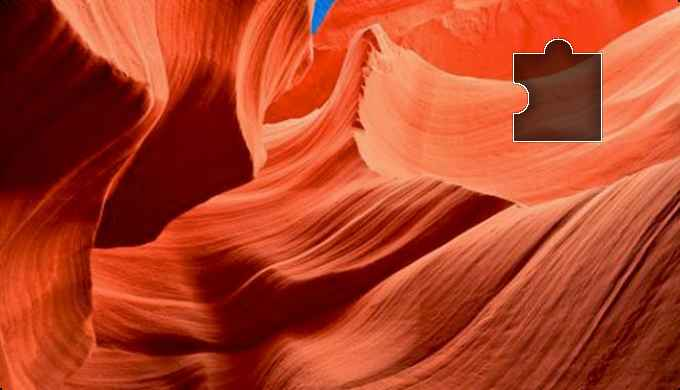
#> input picture 1.jpg, 680 x 390 px; its folder holds 4 pictures in this run
$ python findContours.py
#> lines starting #> are read from the running program, lines starting #| are printed output that depends on the picture; after the words box and inside, x2 and y2 are one past the last pixel; in counts of white or black regions, pixels touching at a corner belong together
'''
基于轮廓提取的方法获取到 大图中 缺口位置的对应坐标px
需要：原图（大图），返回的缺口起始坐标y

相较 threshold.py 中的方法，该方法不依赖于滑块缺口边缘的白色区域，通用性较强，但没有经过过滤的原图可能会有许多待筛选轮廓，
因此会耗费大量计算在求轮廓面积和最小外接矩形面积上，结果准确率也还可以。

请求滑块的json例子信息如下：其中initx，inity表示用户滑动缺口时的初始位置
cdnPic1: "/hycdn?index=1&image=936943957294983168"
cdnPic2: "/hycdn?index=2&image=936943957294983168"
initx: "68"
inity: "67"
ret: "0"
sess: ""
'''

import cv2
import numpy as np
from copy import deepcopy

def show_img(img):
    cv2.imshow('img', img)
    cv2.waitKey(0)
    cv2.destroyWindow('img')

def get_roi(img, init_y, ksize=136):
    '''
    从原始的大图中截取出 可能存在小图的区域
    :param img: 原始大图
    :param init_y: 请求缺口图时返回的缺口图初始y坐标
    :param ksize: 缺口图的大小
    '''
    (h, w, c) = img.shape
    roi_img_rbg = img[init_y:init_y+ksize, int(w/2):w]
    # show_img(roi_img)
    roi_img_gray = cv2.cvtColor(roi_img_rbg, cv2.COLOR_BGR2GRAY)
    return roi_img_gray, roi_img_rbg

def preprocess_roi(roi_img):
    '''
    预处理，以便更好的进行轮廓提取
    :param roi_img: 经过在原图处理拿到的 含有缺口图的 目标区域
    '''
    # 高斯模糊，去掉一些尖锐噪音
    gauss_blur = cv2.GaussianBlur(roi_img, ksize=(5, 5), sigmaX=0)
    # show_img(gauss_blur)
    # 边缘提取
    canny_img = cv2.Canny(gauss_blur, 25, 75)
    # 进行膨胀，当缺口边缘线条不连续时可用
    # kernal = np.ones((3, 3), dtype=np.uint8)
    # dilation = cv2.dilate(src=canny_img, kernel=kernal, iterations=1)

    # show_img(canny_img)
    return canny_img

def find_contours(proi_img, roi_img_rbg):
    contours, hierarchy = cv2.findContours(proi_img, cv2.RETR_TREE, cv2.CHAIN_APPROX_NONE)
    # cv2.drawContours(roi_img_rbg, contours, -1, (0, 255, 255), 1)
    # show_img(roi_img_rbg)
    draw_img = deepcopy(roi_img_rbg)
    # 存放所有可能的px坐标结果
    px_list = []
    for i in range(len(contours)):
        # 计算当前轮廓的面积
        area = cv2.contourArea(contours[i])
        # print(area)
        # 过滤面积过大和过小的轮廓
        if area > 5000 and area < 9000:
            cv2.drawContours(draw_img, contours, i, (0, 0, 0), 1)
            # 求最大外接矩形
            x, y, w, h = cv2.boundingRect(contours[i])
            # 过滤最小外接矩形面积过大或过小的轮廓
            if not ((w * h) > 12000 or (w * h) < 7000):
                cv2.rectangle(draw_img, (x, y), (x + w, y + h), color=(255, 0, 0), thickness=2)
                # print(w*h)
                show_img(draw_img)
                draw_img = deepcopy(roi_img_rbg)
                px_list.append(x)
    return px_list

def get_px(px_list):
    '''
    将检测到的px结果进行均方求和，获得平均结果作为最终检测结果
    :param px_list:
    :return:
    '''
    if px_list == []:
        print('检测失败')
        return -1
    else:
        answer = sum(px_list) // len(px_list) + int(captcha_width/2)
        print(answer)
        return answer

def run(img_path):
    img = cv2.imread(img_path)
    roi_img_gray, roi_img_rbg = get_roi(img, init_y_list[i])
    proi_img = preprocess_roi(roi_img_gray)
    px_list = find_contours(proi_img, roi_img_rbg)
    px = get_px(px_list)
    return px


if __name__ == '__main__':
    # 验证码图片的宽度
    captcha_width = 680
    # 缺口（小图）起始的坐标 y，请求验证码时返回的json文件中可以获取到
    # 以下为测试文件中的7个缺口起始 y 坐标
    init_y_list = [30, 86, 82, 158, 32, 30, 50, 56, 106, 30]
    for i in range(10):
        run('{}.jpg'.format(i + 1))
#> in run, img is the input picture: shape (390, 680, 3); mean B, G, R 37, 64.3, 178.8
#> in get_roi, `roi_img_rbg = img[init_y:init_y+ksize, int(w/2):w]`:
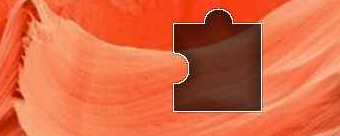
#> roi_img_rbg: shape (136, 340, 3); mean B, G, R 66.6, 104.2, 218.2
#> in get_roi, `roi_img_gray = cv2.cvtColor(roi_img_rbg, cv2.COLOR_BGR2GRAY)`:
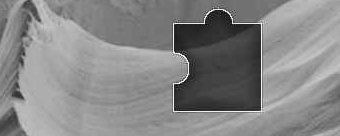
#> roi_img_gray: shape (136, 340); min 7, max 248, mean 134
#> in preprocess_roi, `gauss_blur = cv2.GaussianBlur(roi_img, ksize=(5, 5), sigmaX=0)`:
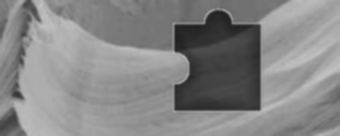
#> gauss_blur: shape (136, 340); min 33, max 194, mean 134
#> in preprocess_roi, `canny_img = cv2.Canny(gauss_blur, 25, 75)`:
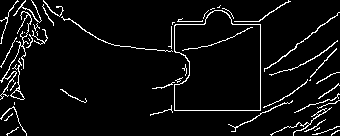
#> canny_img: shape (136, 340); 5.6% white in thin lines or dots
#> in find_contours, `contours, hierarchy = cv2.findContours(proi_img, cv2.RETR_TREE, cv2.CH..`: contours = 55 contours, 42 with area under 20; largest, box (x1, y1, x2, y2) and area: (174, 10, 261, 111) 7305, (174, 10, 261, 111) 7272, (10, 58, 25, 100) 89, (11, 90, 25, 100) 66, (270, 107, 332, 136) 53
#> the loop in find_contours, `for i in range(len(contours)):` made 55 passes
#> (area, x, y, w, h) on passes 44 to 45: (7305, 174, 10, 87, 101), (7272, 174, 10, 87, 101)
#> area on passes 7, 8, 13, 26, 27, 29: 53, 24, 23.5, 89, 66, 21.5
#> after the loop in find_contours, `for i in range(len(contours)):`: px_list = [174, 174]
#> in get_px, `answer = sum(px_list) // len(px_list) + int(captcha_width/2)`: answer = 514
#| 514
#> pass 2 of the loop `for i in range(10):`:
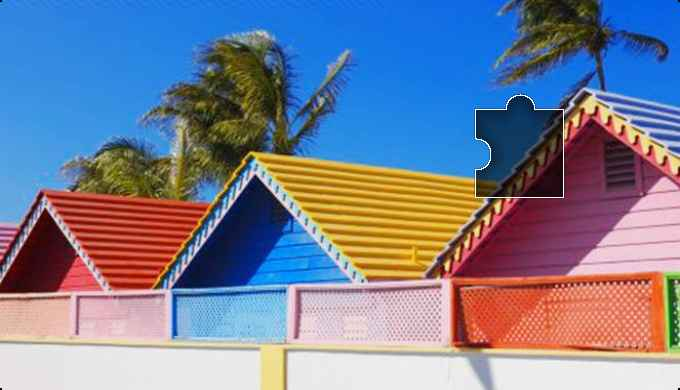
#> input picture 2.jpg, 680 x 390 px
#> in run, img is the input picture: shape (390, 680, 3); mean B, G, R 150, 127.3, 120.6
#> in preprocess_roi (call 2), `gauss_blur = cv2.GaussianBlur(roi_img, ksize=(5, 5), sigmaX=0)`:
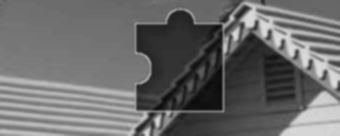
#> gauss_blur: shape (136, 340); min 9, max 221, mean 107
#> in preprocess_roi (call 2), `canny_img = cv2.Canny(gauss_blur, 25, 75)`:
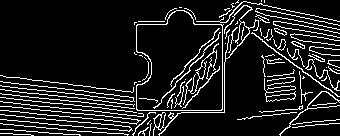
#> canny_img: shape (136, 340); 12% white in thin lines or dots
#> contours = 99 contours, 78 with area under 20; largest, box (x1, y1, x2, y2) and area: (136, 10, 224, 111) 7300, (136, 10, 223, 111) 7263, (264, 78, 296, 102) 140, (266, 93, 296, 102) 135, (153, 112, 166, 136) 126
#> the loop in find_contours (call 2), `for i in range(len(contours)):` made 99 passes
#> (area, x, y, w, h) on passes 73 to 74: (7300, 136, 10, 88, 101), (7263, 136, 10, 87, 101)
#> in run (call 2), `px_list = find_contours(proi_img, roi_img_rbg)`: px_list = [136, 136]
#| 476
#> px = 476
#> pass 3 of the loop `for i in range(10):`:
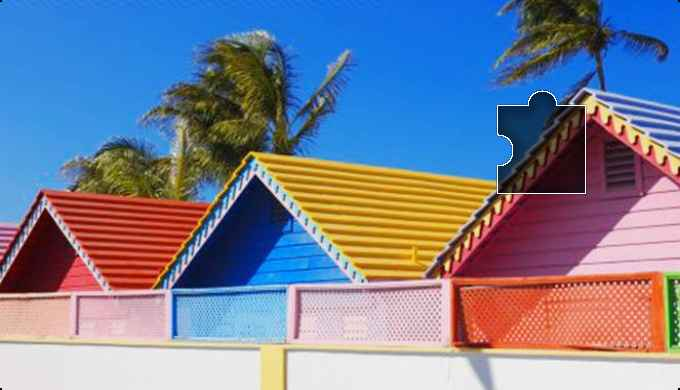
#> input picture 3.jpg, 680 x 390 px
#> in run, img is the input picture: shape (390, 680, 3); mean B, G, R 150.5, 127.7, 120.5
#> in preprocess_roi (call 3), `gauss_blur = cv2.GaussianBlur(roi_img, ksize=(5, 5), sigmaX=0)`:
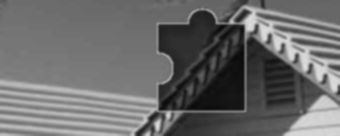
#> gauss_blur: shape (136, 340); min 9, max 221, mean 107.3
#> in preprocess_roi (call 3), `canny_img = cv2.Canny(gauss_blur, 25, 75)`:
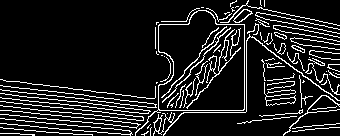
#> canny_img: shape (136, 340); 12.1% white in thin lines or dots
#> contours = 91 contours, 72 with area under 20; largest, box (x1, y1, x2, y2) and area: (135, 10, 245, 136) 7317, (158, 10, 245, 111) 7260, (153, 34, 340, 136) 160, (264, 82, 296, 106) 140, (266, 97, 296, 106) 135
#> in run (call 3), `px_list = find_contours(proi_img, roi_img_rbg)`: px_list = [158]
#| 498
#> px = 498
#> (the run stopped early here; a loop or call above may not have finished)
